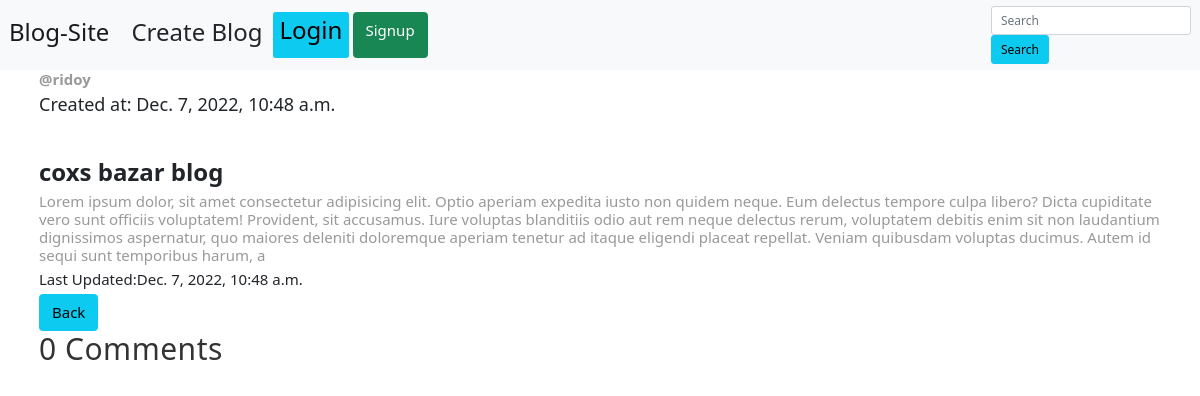
The page /post/2 on the database as committed earlier.
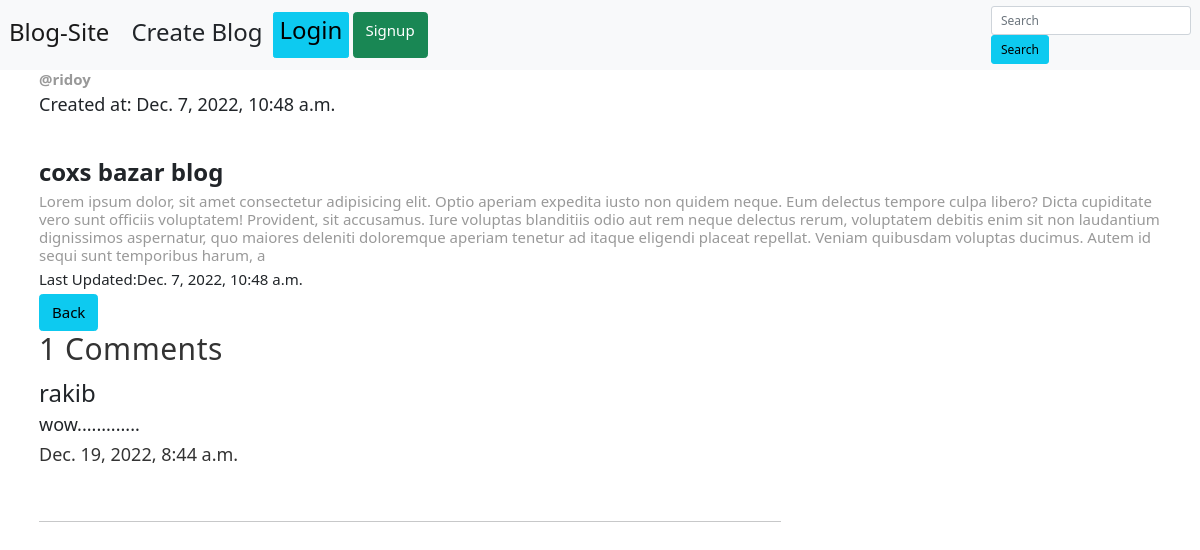
The same page on the database as committed later.
### myapp/models.py (models this page shows, shortened)
class Post(models.Model):
  title = models.CharField(max_length=50)
  body = models.TextField()
  author = models.ForeignKey(User, on_delete=models.CASCADE)
  created = models.DateTimeField(auto_now_add=True)
  updated = models.DateTimeField(auto_now=True)
  class Meta:
    ordering=['-created']

class Comment(models.Model):
  author = models.ForeignKey(User, on_delete=models.CASCADE)
  post = models.ForeignKey('Post', on_delete=models.CASCADE)
  comment = models.TextField(max_length=200)
  updated = models.DateTimeField(auto_now=True)
  class Meta:
    ordering=['-updated']

### myapp/views.py (the view, shortened to what this page needs)
# urls.py: path('post/<str:pk>',getPost, name='post_details'),
def getPost(request,pk):
  post = Post.objects.get(id=pk)
  context = {'title':'View-Post','post':post}
  return render(request, 'myapp/getpost.html',context)

### templates/myapp/getpost.html (shortened to what this page needs)
{% extends 'base.html' %}
{% load static %}
{% block content %}
  <div class="container">
    <h3><b>@{{post.author}}</b></h3>
    <h4>Created at: {{post.created}} </h4>
    <br>
    <br>
    <h2><b>{{post.title}}</b></h2>
    <h3>{{post.body}}</h3>
    <h5>Last Updated:{{post.updated}}</h5>
    <a class="btn btn-info btn-lg" href="{% url 'home' %}">Back</a>
  </div>
<div class="container">
 <div class="row">
  <div class="col-md-8">
    <div class="comments-container">
      <h1>{{post.comment_set.all.count}} Comments</h1>
      <div class="comments-wrapper">
          {% for comment in post.comment_set.all %}
          <div class="comment">
              <div class="comment-header">
                  <h2>{{comment.author}}</h2>
                  <h4>{{comment.comment}}</h4>
                  <p>{{comment.updated}}</p>
              </div>
          <hr/>
          {% endfor %}
          </div>
      </div>
  </div>
  </div>
 </div>
{% endblock %}

Rows that differ between the two databases and show on the page:
computed for Post "coxs bazar blog": comment_set.all.count "0" → "1"
added Comment: author "rakib", comment "wow.............", updated "Dec. 19, 2022, 8:44 a.m."
